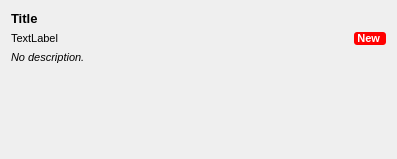
<?xml version="1.0" encoding="UTF-8"?>
<ui version="4.0">
 <class>EpisodeListItemWidget</class>
 <widget class="QWidget" name="EpisodeListItemWidget">
  <property name="geometry">
   <rect>
    <x>0</x>
    <y>0</y>
    <width>397</width>
    <height>159</height>
   </rect>
  </property>
  <property name="sizePolicy">
   <sizepolicy hsizetype="Fixed" vsizetype="Fixed">
    <horstretch>0</horstretch>
    <verstretch>0</verstretch>
   </sizepolicy>
  </property>
  <property name="font">
   <font>
    <pointsize>8</pointsize>
   </font>
  </property>
  <property name="windowTitle">
   <string>EpisodeListItemWidget</string>
  </property>
  <layout class="QVBoxLayout" name="verticalLayout">
   <item>
    <widget class="QLabel" name="titleLabel">
     <property name="font">
      <font>
       <pointsize>10</pointsize>
       <weight>75</weight>
       <bold>true</bold>
      </font>
     </property>
     <property name="text">
      <string>Title</string>
     </property>
    </widget>
   </item>
   <item>
    <layout class="QHBoxLayout" name="metadataLayout">
     <item>
      <widget class="QLabel" name="dateLabel">
       <property name="text">
        <string>TextLabel</string>
       </property>
      </widget>
     </item>
     <item>
      <widget class="QLabel" name="listenStatusLabel">
       <property name="sizePolicy">
        <sizepolicy hsizetype="Fixed" vsizetype="Preferred">
         <horstretch>0</horstretch>
         <verstretch>0</verstretch>
        </sizepolicy>
       </property>
       <property name="font">
        <font>
         <weight>75</weight>
         <bold>true</bold>
        </font>
       </property>
       <property name="autoFillBackground">
        <bool>false</bool>
       </property>
       <property name="styleSheet">
        <string notr="true">background-color: red; color: white; padding-right: 3px; border-radius: 3px;</string>
       </property>
       <property name="text">
        <string>New</string>
       </property>
       <property name="alignment">
        <set>Qt::AlignRight|Qt::AlignTrailing|Qt::AlignVCenter</set>
       </property>
      </widget>
     </item>
    </layout>
   </item>
   <item>
    <widget class="QLabel" name="descLabel">
     <property name="sizePolicy">
      <sizepolicy hsizetype="Preferred" vsizetype="MinimumExpanding">
       <horstretch>0</horstretch>
       <verstretch>0</verstretch>
      </sizepolicy>
     </property>
     <property name="font">
      <font>
       <pointsize>8</pointsize>
      </font>
     </property>
     <property name="styleSheet">
      <string notr="true"/>
     </property>
     <property name="text">
      <string>&lt;span style='font-style: italic'&gt;No description.&lt;/span&gt;</string>
     </property>
     <property name="alignment">
      <set>Qt::AlignLeading|Qt::AlignLeft|Qt::AlignTop</set>
     </property>
     <property name="wordWrap">
      <bool>true</bool>
     </property>
     <property name="textInteractionFlags">
      <set>Qt::NoTextInteraction</set>
     </property>
    </widget>
   </item>
   <item>
    <widget class="EpisodeControlWidget" name="controlWidget" native="true"/>
   </item>
  </layout>
 </widget>
 <layoutdefault spacing="6" margin="11"/>
 <customwidgets>
  <customwidget>
   <class>EpisodeControlWidget</class>
   <extends>QWidget</extends>
   <header>ui/widgets/episodecontrolwidget.h</header>
   <container>1</container>
  </customwidget>
 </customwidgets>
 <resources/>
 <connections/>
</ui>
